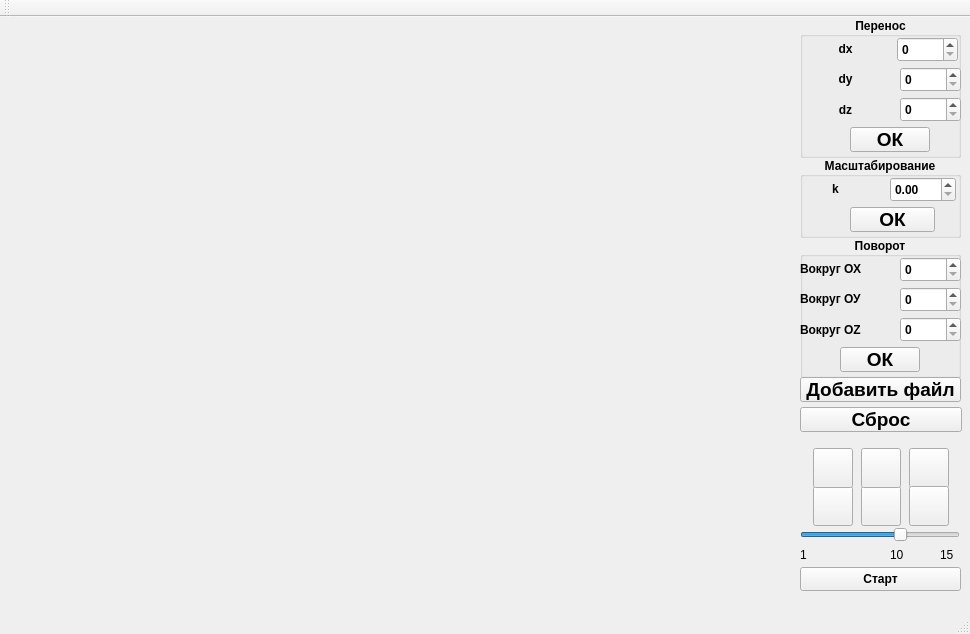
<?xml version="1.0" encoding="UTF-8"?>
<ui version="4.0">
 <class>MainWindow</class>
 <widget class="QMainWindow" name="MainWindow">
  <property name="geometry">
   <rect>
    <x>0</x>
    <y>0</y>
    <width>970</width>
    <height>634</height>
   </rect>
  </property>
  <property name="minimumSize">
   <size>
    <width>970</width>
    <height>634</height>
   </size>
  </property>
  <property name="maximumSize">
   <size>
    <width>970</width>
    <height>634</height>
   </size>
  </property>
  <property name="windowTitle">
   <string>Курсовой проект по компьютерной графике: Взаимодействие частиц</string>
  </property>
  <property name="layoutDirection">
   <enum>Qt::LeftToRight</enum>
  </property>
  <widget class="QWidget" name="centralWidget">
   <widget class="QWidget" name="gridLayoutWidget_3">
    <property name="geometry">
     <rect>
      <x>800</x>
      <y>420</y>
      <width>164</width>
      <height>91</height>
     </rect>
    </property>
    <layout class="QGridLayout" name="gridLayout_3">
     <item row="1" column="0">
      <widget class="QPushButton" name="pushButton_9">
       <property name="minimumSize">
        <size>
         <width>40</width>
         <height>40</height>
        </size>
       </property>
       <property name="maximumSize">
        <size>
         <width>40</width>
         <height>40</height>
        </size>
       </property>
       <property name="text">
        <string/>
       </property>
      </widget>
     </item>
     <item row="1" column="1">
      <widget class="QPushButton" name="pushButton_10">
       <property name="minimumSize">
        <size>
         <width>40</width>
         <height>40</height>
        </size>
       </property>
       <property name="maximumSize">
        <size>
         <width>40</width>
         <height>40</height>
        </size>
       </property>
       <property name="text">
        <string/>
       </property>
      </widget>
     </item>
     <item row="0" column="0">
      <widget class="QPushButton" name="pushButton_6">
       <property name="minimumSize">
        <size>
         <width>40</width>
         <height>40</height>
        </size>
       </property>
       <property name="maximumSize">
        <size>
         <width>40</width>
         <height>40</height>
        </size>
       </property>
       <property name="text">
        <string/>
       </property>
      </widget>
     </item>
     <item row="0" column="1">
      <widget class="QPushButton" name="pushButton_11">
       <property name="minimumSize">
        <size>
         <width>40</width>
         <height>40</height>
        </size>
       </property>
       <property name="maximumSize">
        <size>
         <width>40</width>
         <height>40</height>
        </size>
       </property>
       <property name="text">
        <string/>
       </property>
      </widget>
     </item>
     <item row="0" column="2">
      <widget class="QPushButton" name="pushButton_7">
       <property name="minimumSize">
        <size>
         <width>40</width>
         <height>40</height>
        </size>
       </property>
       <property name="maximumSize">
        <size>
         <width>40</width>
         <height>40</height>
        </size>
       </property>
       <property name="text">
        <string/>
       </property>
      </widget>
     </item>
     <item row="1" column="2">
      <widget class="QPushButton" name="pushButton_8">
       <property name="minimumSize">
        <size>
         <width>40</width>
         <height>40</height>
        </size>
       </property>
       <property name="maximumSize">
        <size>
         <width>40</width>
         <height>40</height>
        </size>
       </property>
       <property name="text">
        <string/>
       </property>
      </widget>
     </item>
    </layout>
   </widget>
   <widget class="QPushButton" name="pushButton_12">
    <property name="geometry">
     <rect>
      <x>800</x>
      <y>550</y>
      <width>161</width>
      <height>24</height>
     </rect>
    </property>
    <property name="font">
     <font>
      <weight>75</weight>
      <bold>true</bold>
     </font>
    </property>
    <property name="text">
     <string>Старт</string>
    </property>
   </widget>
   <widget class="QGroupBox" name="groupBox">
    <property name="geometry">
     <rect>
      <x>800</x>
      <y>0</y>
      <width>161</width>
      <height>141</height>
     </rect>
    </property>
    <property name="font">
     <font>
      <weight>75</weight>
      <bold>true</bold>
     </font>
    </property>
    <property name="title">
     <string>Перенос</string>
    </property>
    <property name="alignment">
     <set>Qt::AlignCenter</set>
    </property>
    <widget class="QLabel" name="label">
     <property name="geometry">
      <rect>
       <x>10</x>
       <y>20</y>
       <width>71</width>
       <height>24</height>
      </rect>
     </property>
     <property name="maximumSize">
      <size>
       <width>125</width>
       <height>16777215</height>
      </size>
     </property>
     <property name="font">
      <font>
       <weight>75</weight>
       <bold>true</bold>
      </font>
     </property>
     <property name="text">
      <string>dx</string>
     </property>
     <property name="alignment">
      <set>Qt::AlignCenter</set>
     </property>
    </widget>
    <widget class="QLabel" name="label_14">
     <property name="geometry">
      <rect>
       <x>10</x>
       <y>80</y>
       <width>71</width>
       <height>25</height>
      </rect>
     </property>
     <property name="maximumSize">
      <size>
       <width>125</width>
       <height>16777215</height>
      </size>
     </property>
     <property name="font">
      <font>
       <weight>75</weight>
       <bold>true</bold>
      </font>
     </property>
     <property name="text">
      <string>dz</string>
     </property>
     <property name="alignment">
      <set>Qt::AlignCenter</set>
     </property>
    </widget>
    <widget class="QPushButton" name="pushButton">
     <property name="geometry">
      <rect>
       <x>50</x>
       <y>110</y>
       <width>80</width>
       <height>25</height>
      </rect>
     </property>
     <property name="font">
      <font>
       <pointsize>14</pointsize>
       <weight>75</weight>
       <bold>true</bold>
      </font>
     </property>
     <property name="text">
      <string>ОК</string>
     </property>
    </widget>
    <widget class="QLabel" name="label_6">
     <property name="geometry">
      <rect>
       <x>10</x>
       <y>50</y>
       <width>71</width>
       <height>24</height>
      </rect>
     </property>
     <property name="maximumSize">
      <size>
       <width>125</width>
       <height>16777215</height>
      </size>
     </property>
     <property name="font">
      <font>
       <weight>75</weight>
       <bold>true</bold>
      </font>
     </property>
     <property name="text">
      <string>dy</string>
     </property>
     <property name="alignment">
      <set>Qt::AlignCenter</set>
     </property>
    </widget>
    <widget class="QSpinBox" name="spinBox">
     <property name="geometry">
      <rect>
       <x>97</x>
       <y>20</y>
       <width>61</width>
       <height>25</height>
      </rect>
     </property>
     <property name="maximum">
      <number>999</number>
     </property>
    </widget>
    <widget class="QSpinBox" name="spinBox_2">
     <property name="geometry">
      <rect>
       <x>100</x>
       <y>50</y>
       <width>61</width>
       <height>25</height>
      </rect>
     </property>
     <property name="maximum">
      <number>999</number>
     </property>
    </widget>
    <widget class="QSpinBox" name="spinBox_3">
     <property name="geometry">
      <rect>
       <x>100</x>
       <y>80</y>
       <width>61</width>
       <height>25</height>
      </rect>
     </property>
     <property name="maximum">
      <number>999</number>
     </property>
    </widget>
   </widget>
   <widget class="QGroupBox" name="groupBox_2">
    <property name="geometry">
     <rect>
      <x>800</x>
      <y>140</y>
      <width>161</width>
      <height>81</height>
     </rect>
    </property>
    <property name="font">
     <font>
      <weight>75</weight>
      <bold>true</bold>
     </font>
    </property>
    <property name="title">
     <string>Масштабирование</string>
    </property>
    <property name="alignment">
     <set>Qt::AlignCenter</set>
    </property>
    <widget class="QLabel" name="label_4">
     <property name="geometry">
      <rect>
       <x>0</x>
       <y>20</y>
       <width>71</width>
       <height>24</height>
      </rect>
     </property>
     <property name="maximumSize">
      <size>
       <width>125</width>
       <height>16777215</height>
      </size>
     </property>
     <property name="font">
      <font>
       <weight>75</weight>
       <bold>true</bold>
      </font>
     </property>
     <property name="text">
      <string>k</string>
     </property>
     <property name="alignment">
      <set>Qt::AlignCenter</set>
     </property>
    </widget>
    <widget class="QPushButton" name="pushButton_2">
     <property name="geometry">
      <rect>
       <x>50</x>
       <y>50</y>
       <width>85</width>
       <height>25</height>
      </rect>
     </property>
     <property name="font">
      <font>
       <pointsize>14</pointsize>
       <weight>75</weight>
       <bold>true</bold>
      </font>
     </property>
     <property name="text">
      <string>ОК</string>
     </property>
    </widget>
    <widget class="QDoubleSpinBox" name="doubleSpinBox">
     <property name="geometry">
      <rect>
       <x>90</x>
       <y>20</y>
       <width>66</width>
       <height>25</height>
      </rect>
     </property>
     <property name="maximum">
      <double>999.990000000000009</double>
     </property>
     <property name="singleStep">
      <double>0.500000000000000</double>
     </property>
    </widget>
   </widget>
   <widget class="QGroupBox" name="groupBox_3">
    <property name="geometry">
     <rect>
      <x>800</x>
      <y>220</y>
      <width>161</width>
      <height>141</height>
     </rect>
    </property>
    <property name="font">
     <font>
      <weight>75</weight>
      <bold>true</bold>
     </font>
    </property>
    <property name="title">
     <string>Поворот</string>
    </property>
    <property name="alignment">
     <set>Qt::AlignCenter</set>
    </property>
    <widget class="QLabel" name="label_12">
     <property name="geometry">
      <rect>
       <x>0</x>
       <y>20</y>
       <width>71</width>
       <height>24</height>
      </rect>
     </property>
     <property name="maximumSize">
      <size>
       <width>125</width>
       <height>16777215</height>
      </size>
     </property>
     <property name="font">
      <font>
       <weight>75</weight>
       <bold>true</bold>
      </font>
     </property>
     <property name="text">
      <string>Вокруг ОХ</string>
     </property>
     <property name="alignment">
      <set>Qt::AlignLeading|Qt::AlignLeft|Qt::AlignVCenter</set>
     </property>
    </widget>
    <widget class="QLabel" name="label_11">
     <property name="geometry">
      <rect>
       <x>0</x>
       <y>50</y>
       <width>70</width>
       <height>24</height>
      </rect>
     </property>
     <property name="maximumSize">
      <size>
       <width>125</width>
       <height>16777215</height>
      </size>
     </property>
     <property name="font">
      <font>
       <weight>75</weight>
       <bold>true</bold>
      </font>
     </property>
     <property name="text">
      <string>Вокруг ОУ</string>
     </property>
     <property name="wordWrap">
      <bool>false</bool>
     </property>
     <property name="margin">
      <number>0</number>
     </property>
    </widget>
    <widget class="QLabel" name="label_8">
     <property name="geometry">
      <rect>
       <x>0</x>
       <y>80</y>
       <width>71</width>
       <height>25</height>
      </rect>
     </property>
     <property name="maximumSize">
      <size>
       <width>125</width>
       <height>16777215</height>
      </size>
     </property>
     <property name="font">
      <font>
       <weight>75</weight>
       <bold>true</bold>
      </font>
     </property>
     <property name="text">
      <string>Вокруг OZ</string>
     </property>
    </widget>
    <widget class="QPushButton" name="pushButton_3">
     <property name="geometry">
      <rect>
       <x>40</x>
       <y>110</y>
       <width>80</width>
       <height>25</height>
      </rect>
     </property>
     <property name="font">
      <font>
       <pointsize>14</pointsize>
       <weight>75</weight>
       <bold>true</bold>
      </font>
     </property>
     <property name="text">
      <string>ОК</string>
     </property>
    </widget>
    <widget class="QSpinBox" name="spinBox_4">
     <property name="geometry">
      <rect>
       <x>100</x>
       <y>20</y>
       <width>61</width>
       <height>25</height>
      </rect>
     </property>
     <property name="maximum">
      <number>999</number>
     </property>
    </widget>
    <widget class="QSpinBox" name="spinBox_5">
     <property name="geometry">
      <rect>
       <x>100</x>
       <y>50</y>
       <width>61</width>
       <height>25</height>
      </rect>
     </property>
     <property name="maximum">
      <number>999</number>
     </property>
    </widget>
    <widget class="QSpinBox" name="spinBox_6">
     <property name="geometry">
      <rect>
       <x>100</x>
       <y>80</y>
       <width>61</width>
       <height>25</height>
      </rect>
     </property>
     <property name="maximum">
      <number>999</number>
     </property>
    </widget>
   </widget>
   <widget class="QPushButton" name="pushButton_5">
    <property name="geometry">
     <rect>
      <x>800</x>
      <y>390</y>
      <width>162</width>
      <height>25</height>
     </rect>
    </property>
    <property name="font">
     <font>
      <pointsize>14</pointsize>
      <weight>75</weight>
      <bold>true</bold>
     </font>
    </property>
    <property name="text">
     <string>Сброс</string>
    </property>
   </widget>
   <widget class="QPushButton" name="pushButton_4">
    <property name="geometry">
     <rect>
      <x>800</x>
      <y>360</y>
      <width>161</width>
      <height>25</height>
     </rect>
    </property>
    <property name="font">
     <font>
      <pointsize>14</pointsize>
      <weight>75</weight>
      <bold>true</bold>
     </font>
    </property>
    <property name="text">
     <string>Добавить файл</string>
    </property>
   </widget>
   <widget class="QSlider" name="horizontalSlider">
    <property name="geometry">
     <rect>
      <x>800</x>
      <y>510</y>
      <width>160</width>
      <height>16</height>
     </rect>
    </property>
    <property name="minimum">
     <number>1</number>
    </property>
    <property name="maximum">
     <number>15</number>
    </property>
    <property name="value">
     <number>10</number>
    </property>
    <property name="orientation">
     <enum>Qt::Horizontal</enum>
    </property>
   </widget>
   <widget class="QLabel" name="label_2">
    <property name="geometry">
     <rect>
      <x>800</x>
      <y>530</y>
      <width>16</width>
      <height>16</height>
     </rect>
    </property>
    <property name="text">
     <string>1</string>
    </property>
   </widget>
   <widget class="QLabel" name="label_3">
    <property name="geometry">
     <rect>
      <x>940</x>
      <y>530</y>
      <width>16</width>
      <height>16</height>
     </rect>
    </property>
    <property name="text">
     <string>15</string>
    </property>
   </widget>
   <widget class="QLabel" name="label_7">
    <property name="geometry">
     <rect>
      <x>890</x>
      <y>530</y>
      <width>16</width>
      <height>16</height>
     </rect>
    </property>
    <property name="text">
     <string>10</string>
    </property>
   </widget>
  </widget>
  <widget class="QToolBar" name="mainToolBar">
   <attribute name="toolBarArea">
    <enum>TopToolBarArea</enum>
   </attribute>
   <attribute name="toolBarBreak">
    <bool>false</bool>
   </attribute>
  </widget>
  <widget class="QStatusBar" name="statusBar"/>
  <widget class="QMenuBar" name="menuBar">
   <property name="geometry">
    <rect>
     <x>0</x>
     <y>0</y>
     <width>970</width>
     <height>22</height>
    </rect>
   </property>
  </widget>
 </widget>
 <layoutdefault spacing="6" margin="11"/>
 <resources/>
 <connections/>
</ui>
